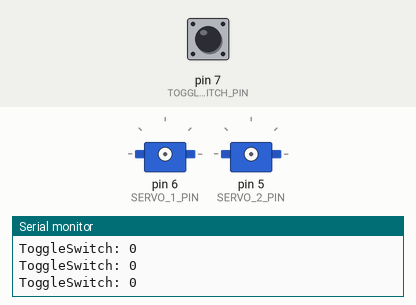
Simulated run of this sketch. Board: Arduino Uno, built with avr-gcc and run on an emulated ATmega328P. Parts: 2 × servo, the last lines printed to the serial monitor. The inputs (shaded band) are chosen by the test bench; at power-on: pin 7 (TOGGLESWITCH_PIN) LOW.

Above: at 1.2 s.
1.3 s: pin 7 (TOGGLESWITCH_PIN) pulled HIGH for 0.15 s
At 2.4 s:
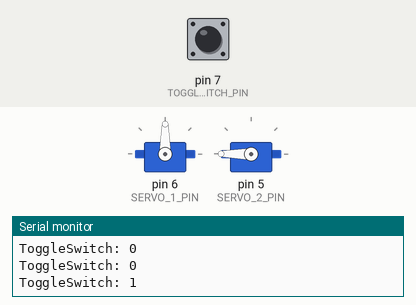
4.4 s: pin 7 (TOGGLESWITCH_PIN) pulled HIGH for 1 s
At 6.3 s:
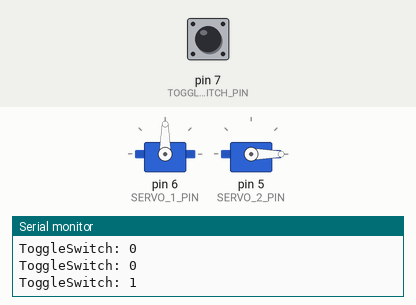
6.9 s: pin 7 (TOGGLESWITCH_PIN) pulled HIGH for 3.2 s
At 9.4 s:
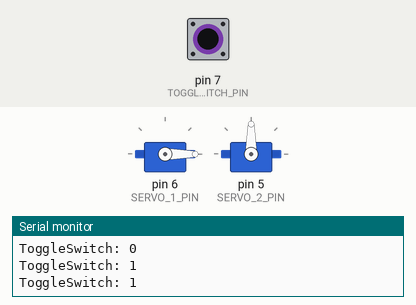
11.6 s: pin 7 (TOGGLESWITCH_PIN) pulled HIGH for 1 s
15.6 s: pin 7 (TOGGLESWITCH_PIN) pulled HIGH for 0.15 s
At 16.0 s:
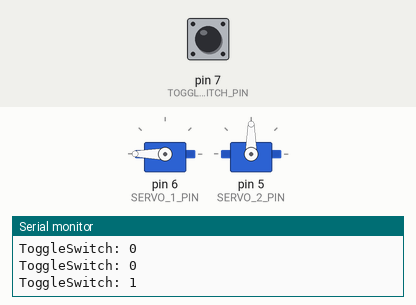
18.7 s: pin 7 (TOGGLESWITCH_PIN) pulled HIGH for 0.15 s
At 22.3 s:
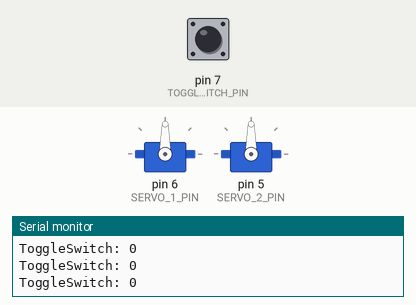
Timing chart, 0 to 22.8 s (numbered marks = the images above; inputs shaded):
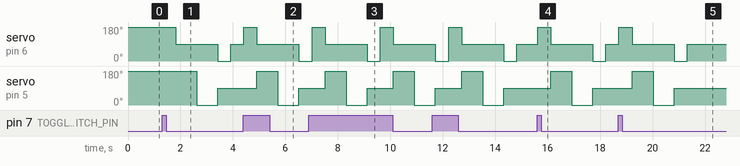

Measured:
- after the input at 1.3 s, servo on pin 6 (SERVO_1_PIN): 180° → 90° after 0.52 s, → 0° 1.6 s later, → 90° 0.50 s later; servo on pin 5 (SERVO_2_PIN): 180° → 0° after 1.3 s, → 90° 0.80 s later
- after the input at 4.4 s, servo on pin 6 (SERVO_1_PIN): 90° → 180° at once, → 90° 0.50 s later, → 0° 1.6 s later; servo on pin 5 (SERVO_2_PIN): 90° → 180° after 0.52 s, → 0° 0.80 s later, → 90° 0.80 s later
- after the input at 6.9 s, servo on pin 5 (SERVO_2_PIN): 90° → 180° after 0.62 s, → 0° 0.80 s later, → 90° 0.80 s later, → 180° 1.0 s later, … (5 changes in this stretch)
- after the input at 15.6 s, servo on pin 6 (SERVO_1_PIN): 90° → 180° at once, → 90° 0.50 s later, → 0° 1.6 s later, → 90° 0.50 s later; servo on pin 5 (SERVO_2_PIN): 90° → 180° after 0.52 s, → 0° 0.80 s later, → 90° 0.80 s later
- after the input at 18.7 s, servo on pin 6 (SERVO_1_PIN): 90° → 180° at once, → 90° 0.50 s later, → 0° 1.6 s later, → 90° 0.50 s later; servo on pin 5 (SERVO_2_PIN): 90° → 180° after 0.52 s, → 0° 0.80 s later, → 90° 0.80 s later

The sketch:

UselessBox.ino
```cpp
#include "Arduino.h"
#include "Servo.h"
#include "Button.h"

// Pin Definitions
#define TOGGLESWITCH_PIN 7 // D4
#define SERVO_1_PIN      6 // D3
#define SERVO_2_PIN      5 // D2

// Global variables and defines
#define msDelayForServo1 500 // Controls how long the servo takes to turn as far as needed
#define msDelayForServo2 800 // Controls how long the servo takes to turn as far as needed

// object initialization
Servo servo_1;
Servo servo_2;
Button ToggleSwitch(TOGGLESWITCH_PIN);

// Setup the essentials for your circuit to work. It runs first every time your circuit is powered with electricity.
void setup()
{
  // Setup Serial which is useful for debugging
  // Use the Serial Monitor to view printed messages
  Serial.begin(9600);
  while (!Serial) ; // wait for serial port to connect. Needed for native USB
  Serial.println("start");

  ToggleSwitch.init();
}

// Main logic of your circuit. It defines the interaction between the components you selected. After setup, it runs over and over again, in an eternal loop.
void loop()
{
  bool ToggleSwitchVal = ToggleSwitch.read();
  Serial.print(F("ToggleSwitch: "));
  Serial.println(ToggleSwitchVal);

  if (ToggleSwitchVal) {
    moveServo1Up();
    moveServo2();
    moveServo1Down();
  }
}

void moveServo1Up()
{
  // 1. attach the servo to correct pin to control it.
  servo_1.attach(SERVO_1_PIN);
  // Turns the servo clockwise at full speed.
  servo_1.write(180);
  // Wait for a set time to determine how far the motor turns.
  delay(msDelayForServo1);
  // Sending 90 stops the servo
  servo_1.write(90);
}

void moveServo1Down()
{
  // Turns the servo counter clockwise at full speed.
  servo_1.write(0);
  // Wait for a set time to determine how far the motor turns.
  delay(msDelayForServo1);
  // Sending 90 stops the servo
  servo_1.write(90);
  // Release the servo to conserve power. When detached the servo will NOT hold it's position under stress.
  servo_1.detach();
}

void moveServo2()
{
  // 1. attach the servo to correct pin to control it.
  servo_2.attach(SERVO_2_PIN);
  // Turns the servo clockwise at full speed.
  servo_2.write(180);
  // Wait for a set time to determine how far the motor turns.
  delay(msDelayForServo2);
  // Turns the servo counter clockwise at full speed.
  servo_2.write(0);
  // Wait for a set time to determine how far the motor turns.
  delay(msDelayForServo2);
  // Sending 90 stops the servo
  servo_2.write(90);
  // Release the servo to conserve power. When detached the servo will NOT hold it's position under stress.
  servo_2.detach();
}


/*******************************************************
 *
 *    Circuito.io is an automatic generator of schematics and code for off
 *    the shelf hardware combinations.
 *
 *    Copyright (C) 2016 Roboplan Technologies Ltd.
 *
 *    This program is free software: you can redistribute it and/or modify
 *    it under the terms of the GNU General Public License as published by
 *    the Free Software Foundation, either version 3 of the License, or
 *    (at your option) any later version.
 *
 *    This program is distributed in the hope that it will be useful,
 *    but WITHOUT ANY WARRANTY; without even the implied warranty of
 *    MERCHANTABILITY or FITNESS FOR A PARTICULAR PURPOSE.  See the
 *    GNU General Public License for more details.
 *
 *    You should have received a copy of the GNU General Public License
 *    along with this program.  If not, see <http://www.gnu.org/licenses/>.
 *
 *    In addition, and without limitation, to the disclaimers of warranties
 *    stated above and in the GNU General Public License version 3 (or any
 *    later version), Roboplan Technologies Ltd. ("Roboplan") offers this
 *    program subject to the following warranty disclaimers and by using
 *    this program you acknowledge and agree to the following:
 *    THIS PROGRAM IS PROVIDED ON AN "AS IS" AND "AS AVAILABLE" BASIS, AND
 *    WITHOUT WARRANTIES OF ANY KIND EITHER EXPRESS OR IMPLIED.  ROBOPLAN
 *    HEREBY DISCLAIMS ALL WARRANTIES, EXPRESS OR IMPLIED, INCLUDING BUT
 *    NOT LIMITED TO IMPLIED WARRANTIES OF MERCHANTABILITY, TITLE, FITNESS
 *    FOR A PARTICULAR PURPOSE, NON-INFRINGEMENT, AND THOSE ARISING BY
 *    STATUTE OR FROM A COURSE OF DEALING OR USAGE OF TRADE.
 *    YOUR RELIANCE ON, OR USE OF THIS PROGRAM IS AT YOUR SOLE RISK.
 *    ROBOPLAN DOES NOT GUARANTEE THAT THE PROGRAM WILL BE FREE OF, OR NOT
 *    SUSCEPTIBLE TO, BUGS, SECURITY BREACHES, OR VIRUSES. ROBOPLAN DOES
 *    NOT WARRANT THAT YOUR USE OF THE PROGRAM, INCLUDING PURSUANT TO
 *    SCHEMATICS, INSTRUCTIONS OR RECOMMENDATIONS OF ROBOPLAN, WILL BE SAFE
 *    FOR PERSONAL USE OR FOR PRODUCTION OR COMMERCIAL USE, WILL NOT
 *    VIOLATE ANY THIRD PARTY RIGHTS, WILL PROVIDE THE INTENDED OR DESIRED
 *    RESULTS, OR OPERATE AS YOU INTENDED OR AS MAY BE INDICATED BY ROBOPLAN.
 *    YOU HEREBY WAIVE, AGREE NOT TO ASSERT AGAINST, AND RELEASE ROBOPLAN,
 *    ITS LICENSORS AND AFFILIATES FROM, ANY CLAIMS IN CONNECTION WITH ANY OF
 *    THE ABOVE.
 ********************************************************/
```

Button.cpp
```cpp
#include "Button.h"

#include <Arduino.h>


Button::Button(const int pin) : m_pin(pin)
{

}

void Button::init()
{

  pinMode(m_pin, INPUT);
  // set begin state
  m_lastButtonState = read();
}


//read button state.
bool Button::read()
{
  return digitalRead(m_pin);

}


//In General:
//if button is not pushed function will return LOW (0).
//if it is pushed function will return HIGH (1).

bool Button::onChange()
{
  //read button state. '1' is pushed, '0' is not pushed.
  bool reading = read();
  // If the switch changed, due to noise or pressing:
  if (reading != m_lastButtonState) {
    // reset the debouncing timer
    m_lastDebounceTime = millis();
    m_pressFlag = 1;
  }

  if ((millis() - m_lastDebounceTime) > m_debounceDelay) {
    // whatever the reading is at, it's been there for longer
    // than the debounce delay, so take it as the actual current state:

    // if the button state has changed:
    if (m_pressFlag) { //reading != m_lastButtonState) {
      //update the buton state
      m_pressFlag = 0;

      // save the reading.  Next time through the loop,
      m_lastButtonState = reading;
      return 1;

    }
  }
  m_lastButtonState = reading;

  return 0;

}

bool Button::onPress()
{
  //read button state. '1' is pushed, '0' is not pushed.
  bool reading = read();
  // If the switch changed, due to noise or pressing:
  if (reading == HIGH && m_lastButtonState == LOW) {
    // reset the debouncing timer
    m_lastDebounceTime = millis();
    m_pressFlag = 1;
  }

  if ((millis() - m_lastDebounceTime) > m_debounceDelay) {
    // whatever the reading is at, it's been there for longer
    // than the debounce delay, so take it as the actual current state:

    // if the button state has changed:
    if (m_pressFlag) {
      // save the reading.  Next time through the loop,
      m_pressFlag = 0;
      m_lastButtonState = reading;
      return 1;

    }
  }
  m_lastButtonState = reading;

  return 0;

}

bool Button::onRelease()
{
  //read button state. '1' is pushed, '0' is not pushed.
  bool reading = read();
  // If the switch changed, due to noise or pressing:
  if (reading == LOW && m_lastButtonState == HIGH) {
    // reset the debouncing timer
    m_lastDebounceTime = millis();
    m_pressFlag = 1;
  }

  if ((millis() - m_lastDebounceTime) > m_debounceDelay) {
    // whatever the reading is at, it's been there for longer
    // than the debounce delay, so take it as the actual current state:

    // if the button state has changed:
    if ( m_pressFlag) { //reading == LOW && m_lastButtonState == HIGH) {
      // save the reading.  Next time through the loop,
      m_lastButtonState = reading;
      m_pressFlag = 0;
      return 1;

    }
  }
  m_lastButtonState = reading;

  return 0;

}
```

Button.h
```cpp
#ifndef _BUTTON_H_
#define _BUTTON_H_


//button  class:
class Button {
  public:
    Button(const int pin);
    //initialize button instance
    void init();
    //Read button state - without debounce
    bool read();
    //return True on both button events, Press or Release
    bool onChange();
    //return True only on Press
    bool onPress();
    //return True only on Release
    bool onRelease();


  private:
    const int m_pin;
    bool m_lastButtonState; //state variables
    long m_lastDebounceTime = 0;  // the last time the output pin was toggled
    const int m_debounceDelay = 50;    // the debounce time; increase if the output flickers
    bool m_pressFlag = 0;

};

#endif //_BUTTON_H_
```
